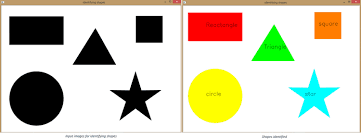
#> input picture shapes.png, 361 x 140 px, given in place of the camera
$ python COLOR_DETECTION.py
#> lines starting #> are read from the running program, lines starting #| are printed output that depends on the picture; after the words box and inside, x2 and y2 are one past the last pixel; in counts of white or black regions, pixels touching at a corner belong together
import cv2
import numpy as np

def getContours(img,color):
    contours, hierarchy = cv2.findContours(
        img, cv2.RETR_EXTERNAL, cv2.CHAIN_APPROX_NONE)
    for cnt in contours:
        area = cv2.contourArea(cnt)
        if area > 700.0:
            print(area)
            cv2.drawContours(imgContour, cnt, -1, (255, 0, 0), 3)
            peri = cv2.arcLength(cnt, True)
            approx = cv2.approxPolyDP(cnt, 0.02*peri, True)
            print(len(approx))
            objCor = len(approx)
            x, y, w, h = cv2.boundingRect(approx)

            cv2.rectangle(imgContour, (x, y), (x+w, y+h), (0, 255, 0), 2)
            cv2.putText(imgContour, color,
                        (x+(w//2)-10, y+(h//2)-10), cv2.FONT_HERSHEY_SCRIPT_COMPLEX , 0.7,
                        (0, 0, 0), 2)


real_colors = {
    "yellow": [48, 212, 237],
    "red": [62, 54, 220],
    #"white": [237, 232, 221],
    "green": [137, 215, 11],
    "Orange": [96,202,240]
}
val = 40

cap = cv2.VideoCapture(0)

while(True):

    ret, img = cap.read()
#> img is the input picture: shape (140, 361, 3); mean B, G, R 188.7, 208.3, 211.5
    if img is not None:
        imgContour = img.copy()
        for color in real_colors:
            lower = np.array(real_colors[color]) - np.array([val, val, val])
            upper = np.array(real_colors[color]) + np.array([val, val, val])
            mask = cv2.inRange(img, lower, upper)
            getContours(mask,color)
#> this loop made 4 passes
#> contours in getContours on passes 1, 2, 4: 22 contours, all with area under 20, 3 contours, all with area under 20, 2 contours, all with area under 20
#> pass 1, `mask = cv2.inRange(img, lower, upper)`:
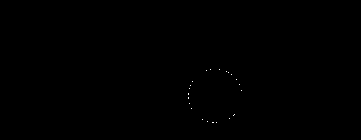
#> mask: shape (140, 361); 0.05% white in thin lines or dots, all inside (x1, y1, x2, y2) = (188, 69, 242, 123)
#> pass 2, `mask = cv2.inRange(img, lower, upper)`:
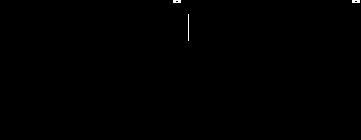
#> mask: shape (140, 361); 0.14% white in thin lines or dots, all inside (x1, y1, x2, y2) = (173, 0, 360, 41)
#> after the loop:
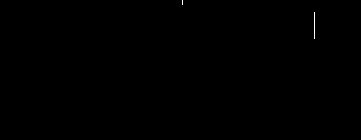
#> mask: shape (140, 361); 0.06% white in thin lines or dots, all inside (x1, y1, x2, y2) = (182, 0, 315, 39)

        cv2.imshow("All Images Stacked Window", np.hstack([img,imgContour]))
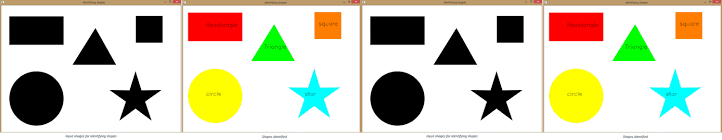
#> window 'All Images Stacked Window': shape (140, 722, 3); mean B, G, R 188.7, 208.3, 211.5
    q = cv2.waitKey(1)
#> (key q is pressed here)
    if q == ord("q"):
        break
cv2.destroyAllWindows()
